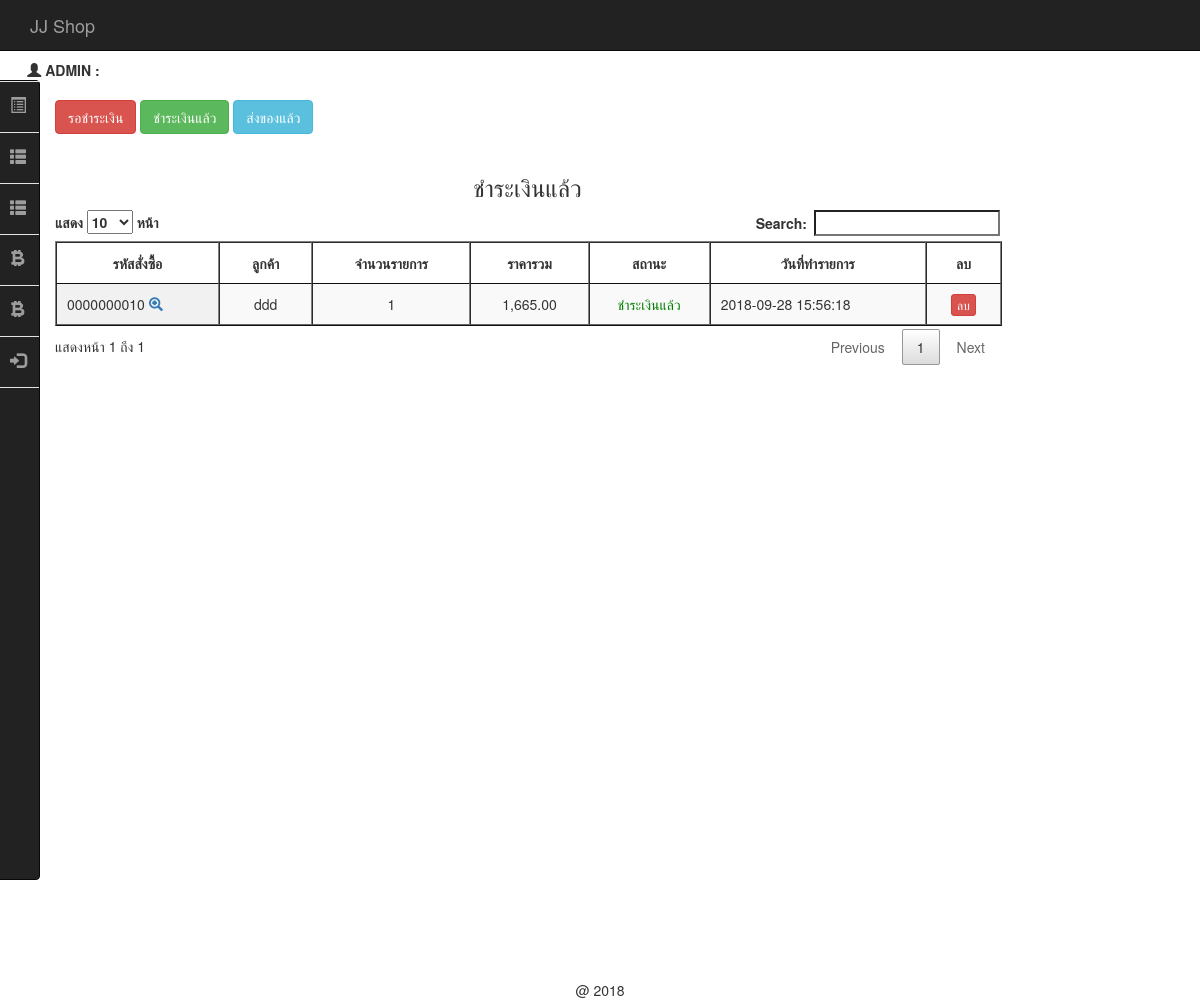
The app's page /backend/index.php?act=show-payed (signed in), older data.
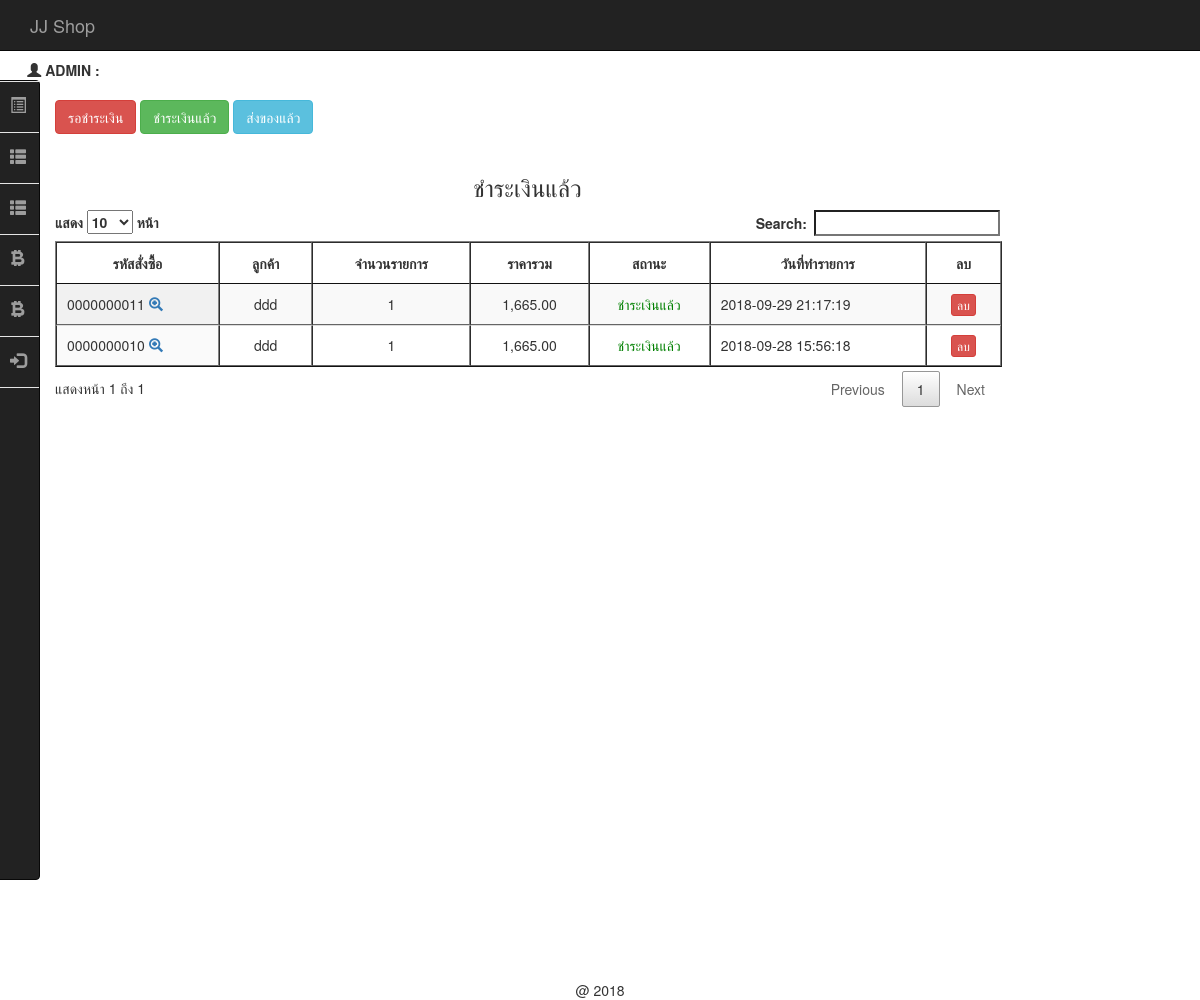
The same page, newer data.
### tables this page shows
CREATE TABLE `tbl_order` (
  `order_id` int(10) UNSIGNED ZEROFILL NOT NULL,
  `mem_id` int(11) NOT NULL,
  `name` varchar(100) NOT NULL,
  `address` varchar(500) NOT NULL,
  `email` varchar(100) NOT NULL,
  `phone` int(10) NOT NULL,
  `order_status` int(1) NOT NULL,
  `pay_slip` varchar(200) DEFAULT NULL,
  `b_name` varchar(100) DEFAULT NULL,
  `b_number` varchar(200) DEFAULT NULL,
  `pay_date` date DEFAULT NULL,
  `pay_amount` int(50) DEFAULT NULL,
  `postcode` varchar(30) DEFAULT NULL,
  `order_date` datetime NOT NULL
);

### backend/mm.php (called while the page is built, shortened)
<?php
if (!function_exists("GetSQLValueString")) {
function GetSQLValueString($theValue, $theType, $theDefinedValue = "", $theNotDefinedValue = "")
{
  $theValue = function_exists("mysql_real_escape_string") ? mysql_real_escape_string($theValue) : mysql_escape_string($theValue);
  switch ($theType) {
    case "text":
      $theValue = ($theValue != "") ? "'" . $theValue . "'" : "NULL";
      break;
    case "long":
    case "int":
      $theValue = ($theValue != "") ? intval($theValue) : "NULL";
      break;
  }
  return $theValue;
}
}
?>

### backend/show_cart_pay.php (the view, shortened to what this page needs)
<?php require_once('../Connections/condb.php'); ?>
<?php
$query_mycart = sprintf("SELECT o.order_id as oid, o.mem_id, o.order_status, o.order_date, o.name , d.order_id , count(d.order_id) as coid , SUM(d.total) as ctotal FROM tbl_order as o, tbl_order_detail as d WHERE o.order_id = d.order_id AND o.order_status = 2 GROUP BY o.order_id ORDER BY o.order_id DESC " , GetSQLValueString($colname_mycart , "int"));
$mycart = mysql_query($query_mycart , $condb) or die(mysql_error());
$row_mycart = mysql_fetch_assoc($mycart);
$totalRows_mycart = mysql_num_rows($mycart);
?>
<h3 align="center">ชำระเงินแล้ว</h3>
<table id="example" class="display" cellspacing="0" border="1">
	<thead>
		<tr>
			<th>รหัสสั่งซื้อ</th>
			<th>ลูกค้า</th>
			<th>จำนวนรายการ</th>
			<th>ราคารวม</th>
			<th>สถานะ</th>
			<th>วันที่ทำรายการ</th>
			<th> <center> ลบ </center></th>
		</tr>
	</thead>
	<?php if ($totalRows_mycart > 0) { ?>
		<?php do { ?>
			<tr>
				<td>
					<?php echo $row_mycart['oid'];?>
					<span id="hp">
						<a href="index.php?order_id=<?php echo $row_mycart['oid'];?>&act=show-order">
							<span class="glyphicon glyphicon-zoom-in"></span>
						</a>
					</span>
				</td>
				<td align="center">
					<?php echo $row_mycart['name'];?>
				</td>
				<td align="center">
					<?php echo $row_mycart['coid'];?>
				</td>
				<td align="center">
					<?php echo number_format($row_mycart['ctotal'],2);?>
				</td>
				<td align="center">
					<font color="red">
						<?php $status = $row_mycart['order_status'];
						include('status.php');
						?>
					</font>
				</td>
				<td> <?php echo $row_mycart['order_date'];?></td>
				<td><center>
					<a href="del_order.php?order_id=<?php echo $row_mycart['oid'];?>" class="btn btn-danger btn-xs" onClick="return confirm('ยืนยันการลบ');">
					ลบ </a></center>
				</td>
			</tr>
		<?php } while ($row_mycart = mysql_fetch_assoc($mycart)); ?>
	</table>
	<?php
}
?>

### backend/status.php
<?php
if ($status == 1) {
	echo "<font color='red'>";
	echo "รอชำระเงิน";
	echo "</font>";
}elseif ($status == 2) {
	echo "<font color='green'>";
	echo "ชำระเงินแล้ว";
	echo "</font>";
}elseif ($status == 3) {
	echo "<font color='blue'>";
	echo "ส่งของแล้ว";
	echo "</font>";
}elseif ($status == 4) {
	echo "<font color='black'>";
	echo "ยกเลิกคำสั่งซื้อ";
	echo "</font>";
}
?>

Row changes from the older to the newer data that the page shows:
added tbl_order: order_id "0000000011", name "ddd", coid "1", ctotal "1,665.00", order_status "ชำระเงินแล้ว", order_date "2018-09-29 21:17:19"
